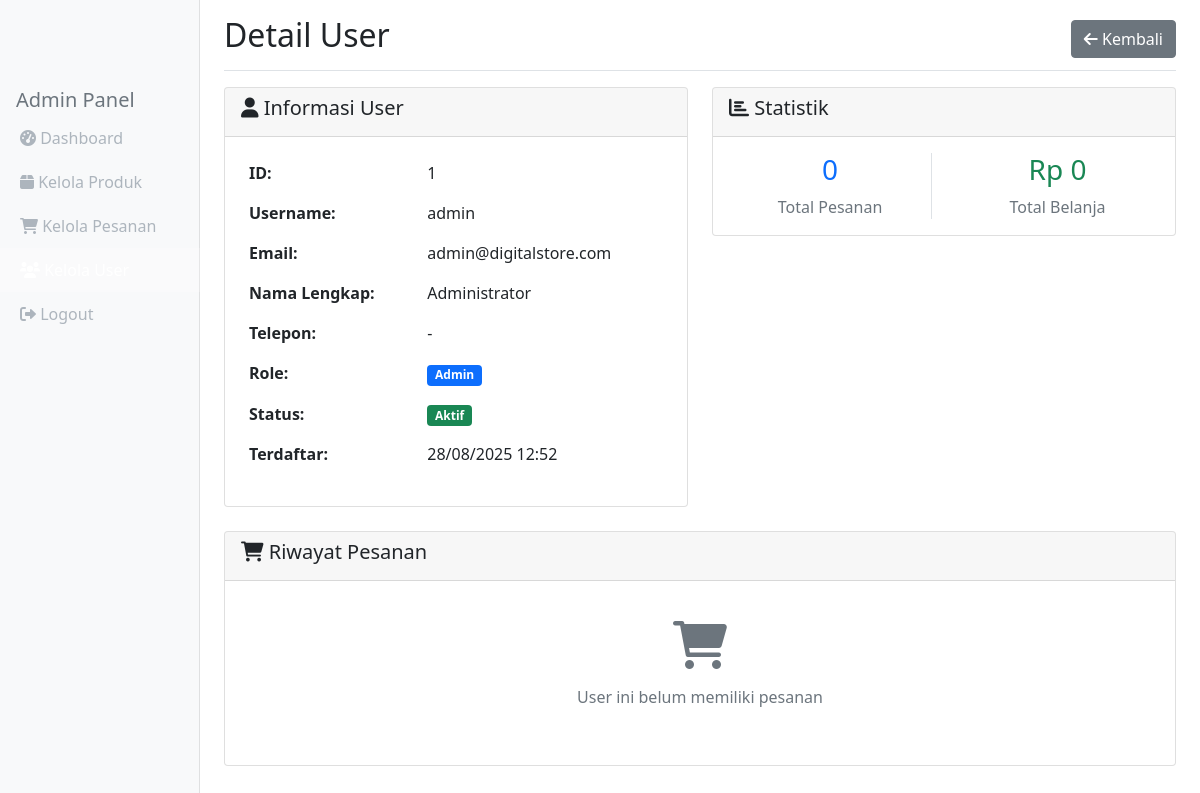
The app's page /admin/user_detail.php?id=1 (signed in) with its own data.
### tables this page shows
CREATE TABLE `users` (
  `id` int(11) NOT NULL AUTO_INCREMENT,
  `username` varchar(50) NOT NULL,
  `email` varchar(100) NOT NULL,
  `password` varchar(255) NOT NULL,
  `full_name` varchar(100) NOT NULL,
  `phone` varchar(20) DEFAULT NULL,
  `role` enum('customer','admin') DEFAULT 'customer',
  `is_active` tinyint(1) DEFAULT 1,
  `email_verified_at` timestamp NULL DEFAULT NULL,
  `created_at` timestamp NOT NULL DEFAULT current_timestamp(),
  `updated_at` timestamp NOT NULL DEFAULT current_timestamp() ON UPDATE current_timestamp(),
  PRIMARY KEY (`id`),
  UNIQUE KEY `username` (`username`),
  UNIQUE KEY `email` (`email`)
);

### classes/User.php (called while the page is built, shortened)
<?php
class User {
    private $conn;
    private $table_name = "users";
    public function __construct($db) {
        $this->conn = $db;
    }
    public function getUserById($id) {
        $query = "SELECT * FROM " . $this->table_name . " WHERE id = :id";
        $stmt = $this->conn->prepare($query);
        $stmt->bindParam(":id", $id);
        $stmt->execute();
        return $stmt->fetch(PDO::FETCH_ASSOC);
    }
}
?>

### classes/Order.php (called while the page is built, shortened)
<?php
class Order {
    private $conn;
    private $table_name = "orders";
    public function __construct($db) {
        $this->conn = $db;
    }
    public function getOrdersByUserId($user_id) {
        $query = "SELECT o.*, u.full_name as customer_name, u.email as customer_email
                 FROM " . $this->table_name . " o
                 LEFT JOIN users u ON o.user_id = u.id
                 WHERE o.user_id = :user_id
                 ORDER BY o.created_at DESC";
        $stmt = $this->conn->prepare($query);
        $stmt->bindParam(":user_id", $user_id);
        $stmt->execute();
        return $stmt->fetchAll(PDO::FETCH_ASSOC);
    }
}
?>

### admin/user_detail.php (the view, shortened to what this page needs)
<?php
require_once '../classes/User.php';
require_once '../classes/Order.php';
$database = new Database();
$db = $database->getConnection();
$user = new User($db);
$order = new Order($db);
$user_id = $_GET['id'];
$user_data = $user->getUserById($user_id);
$user_orders = $order->getOrdersByUserId($user_id);
?>
<!DOCTYPE html>
<html lang="id">
<head>
    <link href="https://cdn.jsdelivr.net/npm/bootstrap@5.1.3/dist/css/bootstrap.min.css" rel="stylesheet">
    <link href="https://cdnjs.cloudflare.com/ajax/libs/font-awesome/6.0.0/css/all.min.css" rel="stylesheet">
    <link href="../css/admin.css" rel="stylesheet">
</head>
<body>
    <div class="container-fluid">
        <div class="row">
            <nav class="col-md-3 col-lg-2 d-md-block bg-light sidebar">
                <div class="position-sticky pt-3">
                    <h5 class="sidebar-heading px-3 mt-4 mb-1 text-muted">Admin Panel</h5>
                    <ul class="nav flex-column">
                        <li class="nav-item">
                            <a class="nav-link" href="dashboard.php">
                                <i class="fas fa-tachometer-alt"></i> Dashboard
                            </a>
                        </li>
                        <li class="nav-item">
                            <a class="nav-link" href="products.php">
                                <i class="fas fa-box"></i> Kelola Produk
                            </a>
                        </li>
                        <li class="nav-item">
                            <a class="nav-link" href="orders.php">
                                <i class="fas fa-shopping-cart"></i> Kelola Pesanan
                            </a>
                        </li>
                        <li class="nav-item">
                            <a class="nav-link active" href="users.php">
                                <i class="fas fa-users"></i> Kelola User
                            </a>
                        </li>
                        <li class="nav-item">
                            <a class="nav-link" href="../logout.php">
                                <i class="fas fa-sign-out-alt"></i> Logout
                            </a>
                        </li>
                    </ul>
                </div>
            </nav>
            <main class="col-md-9 ms-sm-auto col-lg-10 px-md-4">
                <div class="d-flex justify-content-between flex-wrap flex-md-nowrap align-items-center pt-3 pb-2 mb-3 border-bottom">
                    <h1 class="h2">Detail User</h1>
                    <a href="users.php" class="btn btn-secondary">
                        <i class="fas fa-arrow-left"></i> Kembali
                    </a>
                </div>
                <div class="row">
                    <div class="col-md-6">
                        <div class="card">
                            <div class="card-header">
                                <h5><i class="fas fa-user"></i> Informasi User</h5>
                            </div>
                            <div class="card-body">
                                <table class="table table-borderless">
                                    <tr>
                                        <td><strong>ID:</strong></td>
                                        <td><?php echo $user_data['id']; ?></td>
                                    </tr>
                                    <tr>
                                        <td><strong>Username:</strong></td>
                                        <td><?php echo htmlspecialchars($user_data['username']); ?></td>
                                    </tr>
                                    <tr>
                                        <td><strong>Email:</strong></td>
                                        <td><?php echo htmlspecialchars($user_data['email']); ?></td>
                                    </tr>
                                    <tr>
                                        <td><strong>Nama Lengkap:</strong></td>
                                        <td><?php echo htmlspecialchars($user_data['full_name']); ?></td>
                                    </tr>
                                    <tr>
                                        <td><strong>Telepon:</strong></td>
                                        <td><?php echo htmlspecialchars($user_data['phone'] ?: '-'); ?></td>
                                    </tr>
                                    <tr>
                                        <td><strong>Role:</strong></td>
                                        <td>
                                            <span class="badge bg-<?php echo $user_data['role'] === 'admin' ? 'primary' : 'secondary'; ?>">
                                                <?php echo ucfirst($user_data['role']); ?>
                                            </span>
                                        </td>
                                    </tr>
                                    <tr>
                                        <td><strong>Status:</strong></td>
                                        <td>
                                            <span class="badge bg-<?php echo $user_data['is_active'] ? 'success' : 'danger'; ?>">
                                                <?php echo $user_data['is_active'] ? 'Aktif' : 'Tidak Aktif'; ?>
                                            </span>
                                        </td>
                                    </tr>
                                    <tr>
                                        <td><strong>Terdaftar:</strong></td>
                                        <td><?php echo date('d/m/Y H:i', strtotime($user_data['created_at'])); ?></td>
                                    </tr>
                                </table>
                            </div>
                        </div>
                    </div>
                    <div class="col-md-6">
                        <div class="card">
                            <div class="card-header">
                                <h5><i class="fas fa-chart-bar"></i> Statistik</h5>
                            </div>
                            <div class="card-body">
                                <div class="row text-center">
                                    <div class="col-6">
                                        <div class="border-end">
                                            <h3 class="text-primary"><?php echo count($user_orders); ?></h3>
                                            <p class="text-muted mb-0">Total Pesanan</p>
                                        </div>
                                    </div>
                                    <div class="col-6">
                                        <h3 class="text-success">
                                            Rp <?php echo number_format(array_sum(array_column($user_orders, 'total_amount')), 0, ',', '.'); ?>
                                        </h3>
                                        <p class="text-muted mb-0">Total Belanja</p>
                                    </div>
                                </div>
                            </div>
                        </div>
                    </div>
                </div>
                <div class="card mt-4">
                    <div class="card-header">
                        <h5><i class="fas fa-shopping-cart"></i> Riwayat Pesanan</h5>
                    </div>
                    <div class="card-body">
                        <?php if (empty($user_orders)): ?>
                        <div class="text-center py-4">
                            <i class="fas fa-shopping-cart fa-3x text-muted mb-3"></i>
                            <p class="text-muted">User ini belum memiliki pesanan</p>
                        </div>
                        <?php endif; ?>
                    </div>
                </div>
            </main>
        </div>
    </div>
</body>
</html>

### css/admin.css (style rules this page uses)
.sidebar { position: fixed; top: 0; bottom: 0; left: 0; z-index: 100; padding: 48px 0 0; box-shadow: inset -1px 0 0 rgba(0, 0, 0, .1); }
.sidebar .nav-link { color: #adb5bd; padding: 10px 20px; }
.sidebar .nav-link.active { color: #fff; background-color: rgba(255, 255, 255, 0.2); }

### records on screen
users: id "1", username "admin", email "admin@digitalstore.com", full_name "Administrator", phone "-", role "Admin", created_at "28/08/2025 12:52"

### other values on screen
count($user_orders) "0"
array_sum(array_column($user_orders, 'total_amount')) "0"
